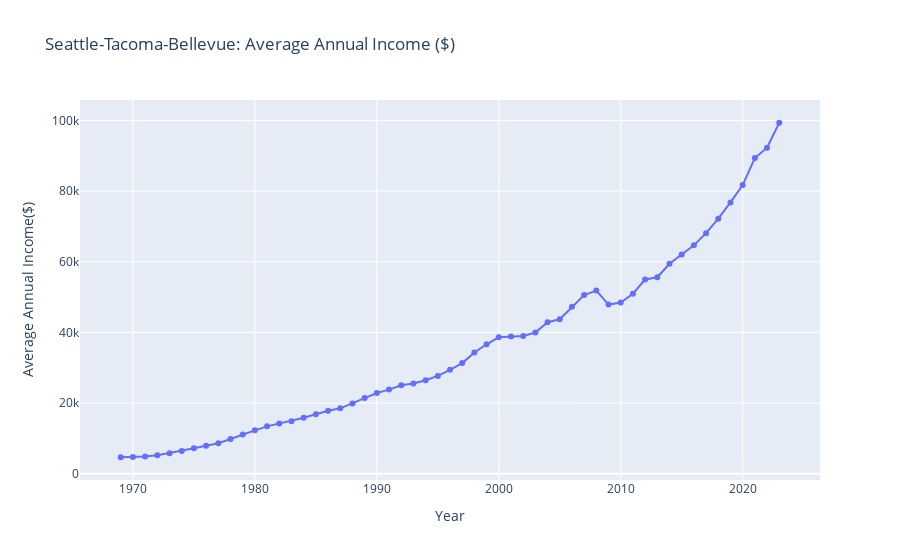

Notebook code cell kept with this figure:
### Code cell
aa_income['observation_date'] = pd.to_datetime(aa_income['observation_date'])

aa_income['year'] = aa_income['observation_date'].dt.year

fig = go.Figure()
fig.add_trace(
    go.Scatter(
        x=aa_income['year'],
        y=aa_income['annual_income'],
        mode='lines+markers'
    )
)
fig.update_layout(
    title='Seattle-Tacoma-Bellevue: Average Annual Income ($)',
    xaxis_title = 'Year',
    yaxis_title = 'Average Annual Income($)'
)
fig.show()

### Figure 1 — Plotly figure (JSON) as saved in the notebook; plotly's stock layout.template omitted (floating-point values rounded to 4 significant figures)
{"data": [{"mode": "lines+markers", "type": "scatter", "x": [1969, 1970, 1971, 1972, 1973, 1974, 1975, 1976, 1977, 1978, 1979, 1980, 1981, 1982, 1983, 1984, 1985, 1986, 1987, 1988, 1989, 1990, 1991, 1992, 1993, 1994, 1995, 1996, 1997, 1998, 1999, 2000, 2001, 2002, 2003, 2004, 2005, 2006, 2007, 2008, 2009, 2010, 2011, 2012, 2013, 2014, 2015, 2016, 2017, 2018, 2019, 2020, 2021, 2022, 2023], "y": [4660, 4758, 4873, 5219, 5816, 6450, 7190, 7891, 8641, 9829, 11112, 12270, 13401, 14181, 14885, 15834, 16828, 17795, 18505, 19858, 21411, 22825, 23808, 25037, 25541, 26469, 27673, 29414, 31306, 34312, 36637, 38621, 38834, 39000, 39973, 42885, 43706, 47253, 50579, 51839, 47864, 48456, 50948, 54971, 55606, 59429, 62060, 64639, 68086, 72181, 76794, 81697, 89358, 92291, 99339]}], "layout": {"title": {"text": "Seattle-Tacoma-Bellevue: Average Annual Income ($)"}, "xaxis": {"title": {"text": "Year"}}, "yaxis": {"title": {"text": "Average Annual Income($)"}}}}
